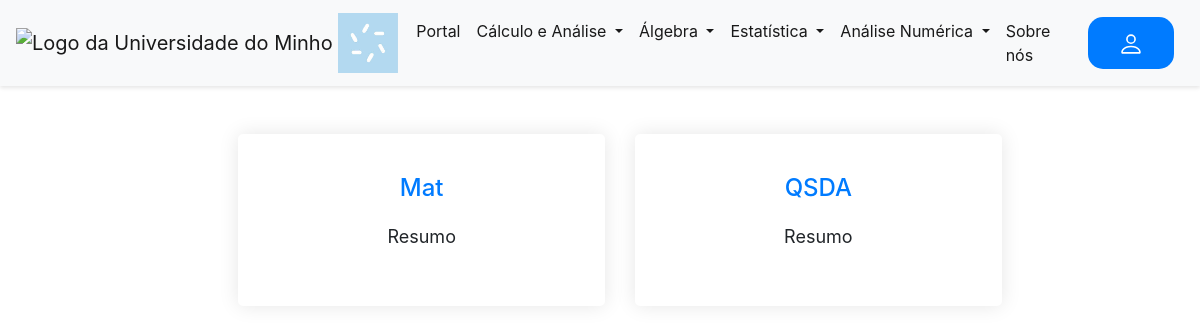
Before: /menu with the older database file.
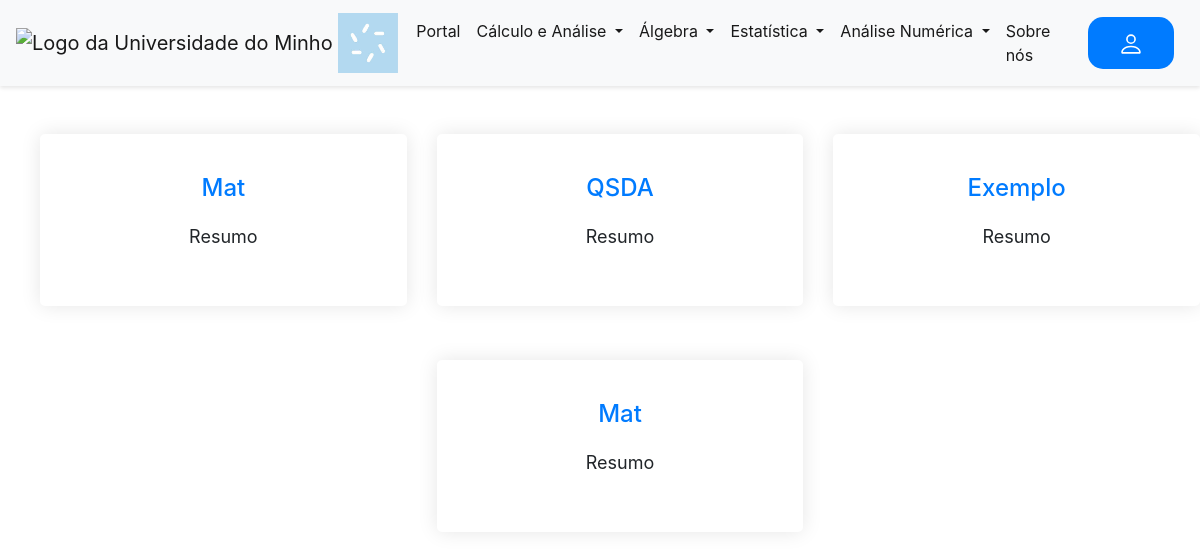
After: the same page with the newer database file.
### tables this page shows
CREATE TABLE posts
             (id INTEGER PRIMARY KEY AUTOINCREMENT,
              title TEXT,
              content TEXT,
              thumbnail_url TEXT,
              file_url TEXT,
              author TEXT,
              snapshots_1 TEXT,
              snapshots_2 TEXT,
              snapshots_3 TEXT,
              links TEXT,
              download TEXT,
              created_at TIMESTAMP DEFAULT CURRENT_TIMESTAMP);

### main.py (the view)
@app.route("/menu")
def menu():
    conn = sqlite3.connect("database.db")
    c = conn.cursor()
    c.execute("SELECT * FROM posts")
    posts = c.fetchall()
    conn.close()
    return render_template("menu.html", can_edit=False, posts=posts)

### templates/menu.html (shortened to what this page needs)
{% extends "base.html" %}
{% block content %}
<html>
<head>
</head>
<body>
  <div class="mt-5">
    <ul>
      {% for post in posts %}
      {% if loop.index0 % 3 == 0 %}
      <div class="row justify-content-center">
        {% endif %}
        <div class="col-lg-4 col-md-6 mb-4">
          <div class="feature-box">
            <h3><a href="/post/{{ post[0] }}">{{ post[1] }}</a></h3>
            <p>Resumo</p>
          </div>
        </div>
        {% if loop.index0 % 3 == 2 or loop.last %}
      </div>
      {% endif %}
      {% endfor %}
    </ul>
  </div>
</body>
</html>
{% endblock %}

### templates/base.html (shortened to what this page needs)
<!DOCTYPE html>
<html>
<head>
    <link rel="stylesheet" href="https://cdn.jsdelivr.net/npm/bootstrap@4.3.1/dist/css/bootstrap.min.css"
>
    <link rel="stylesheet" href="../static/style.css">
</head>
<body>
    <nav class="navbar navbar-expand-lg navbar-light bg-light">
        <a class="navbar-brand" href="/">
            <img src="../static/images/logo_uminho.png" width="60" height="60" alt="Logo da Universidade do Minho">
            <img src="../static/images/logo_ciencias.jpg" width="60" height="60" alt="Logo da Faculdade de Ciências">
        </a>
        <div class="collapse navbar-collapse" id="navbarSupportedContent">
            <ul class="navbar-nav mr-auto">
                <li class="nav-item active">
                    <a class="nav-link nav-link-main" href="/">Portal <span class="sr-only">(current)</span></a>
                </li>
                <li class="nav-item dropdown active">
                    <a class="nav-link dropdown-toggle nav-link-main" href="#" id="navbarDropdownMenuLink" role="button"
                        data-toggle="dropdown" aria-haspopup="true" aria-expanded="false">
                        Cálculo e Análise
                    </a>
                </li>
                <li class="nav-item dropdown active">
                    <a class="nav-link dropdown-toggle nav-link-main" href="#" id="navbarDropdownMenuLink" role="button"
                        data-toggle="dropdown" aria-haspopup="true" aria-expanded="false">
                        Álgebra
                    </a>
                </li>
                <li class="nav-item dropdown active">
                    <a class="nav-link dropdown-toggle nav-link-main" href="#" id="navbarDropdownMenuLink" role="button"
                        data-toggle="dropdown" aria-haspopup="true" aria-expanded="false">
                        Estatística
                    </a>
                </li>
                <li class="nav-item dropdown active">
                    <a class="nav-link dropdown-toggle nav-link-main" href="#" id="navbarDropdownMenuLink" role="button"
                        data-toggle="dropdown" aria-haspopup="true" aria-expanded="false">
                        Análise Numérica
                    </a>
                </li>
                <li class="nav-item active">
                    <a class="nav-link nav-link-main" href="/sabermais/">Sobre nós</a>
                </li>
            </ul>
            {% if 'email' not in session %}
            <a href="/login" class="btn btn-primary">
            </a>
            {% endif %}
        </div>
    </nav>
</body>
<body>
    <main>
        {% block content %}
        {% endblock%}
    </main>
</body>
</html>

### static/style.css (style rules this page uses)
.btn { display: inline-block; padding: 12px 30px; font-size: 18px; font-weight: 600; border-radius: 5px; text-align: center; margin: 0 10px; transition: all 0.3s ease; }
.btn-primary { background-color: #007bff; color: #fff; border: none; }
.btn { border-radius: 15px; }
.feature-box { background-color: #fff; border-radius: 5px; padding: 40px 30px; text-align: center; margin-bottom: 30px; box-shadow: 0 0 20px rgba(0, 0, 0, 0.1); }
.feature-box h3 { font-size: 24px; margin-bottom: 20px; }
.feature-box p { font-size: 18px; line-height: 1.5; }
.navbar { box-shadow: 0 2px 4px rgba(0, 0, 0, 0.1); }

Changed rows visible on the page:
added posts: title "Exemplo"
added posts: title "Mat"
